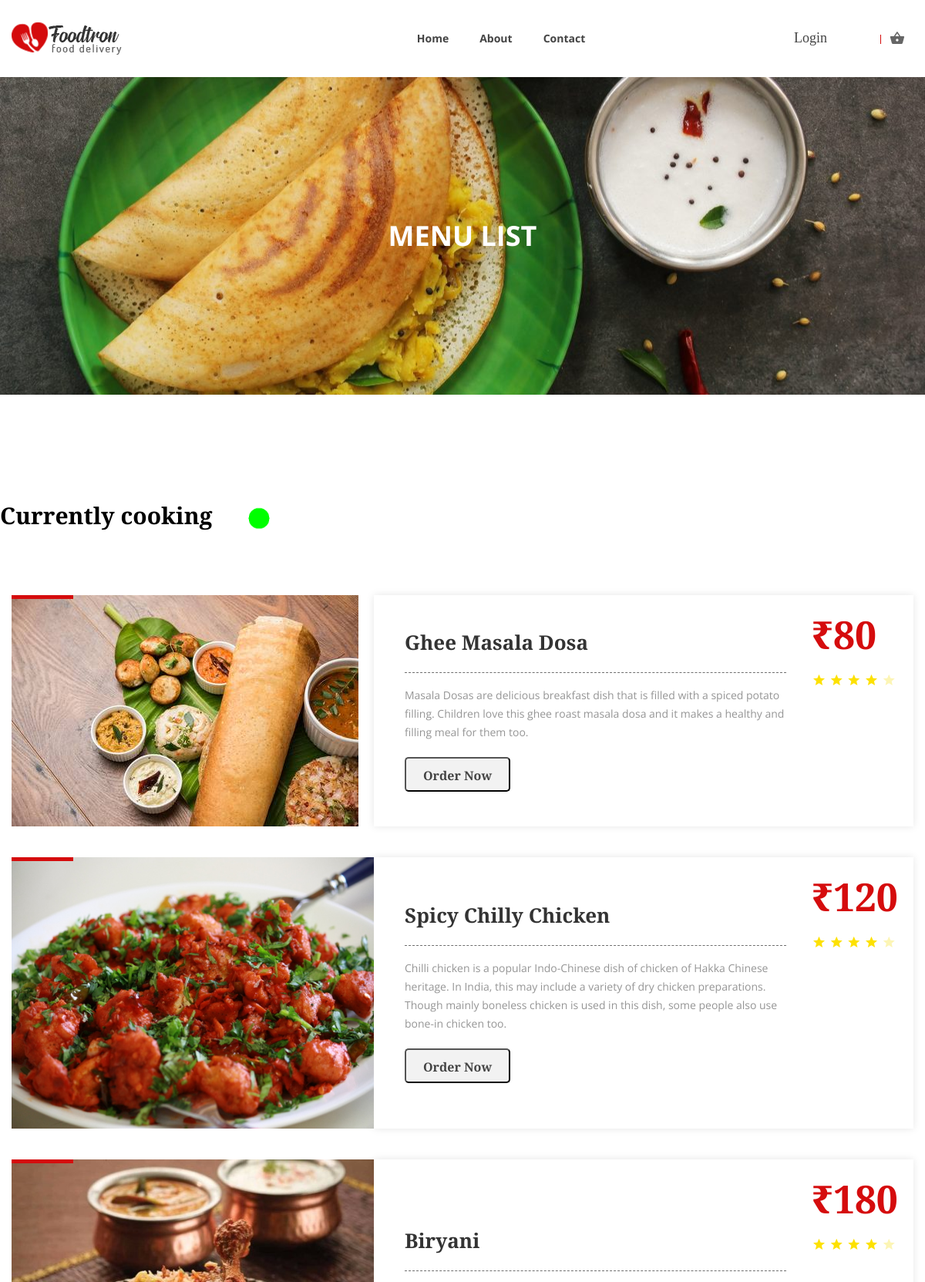
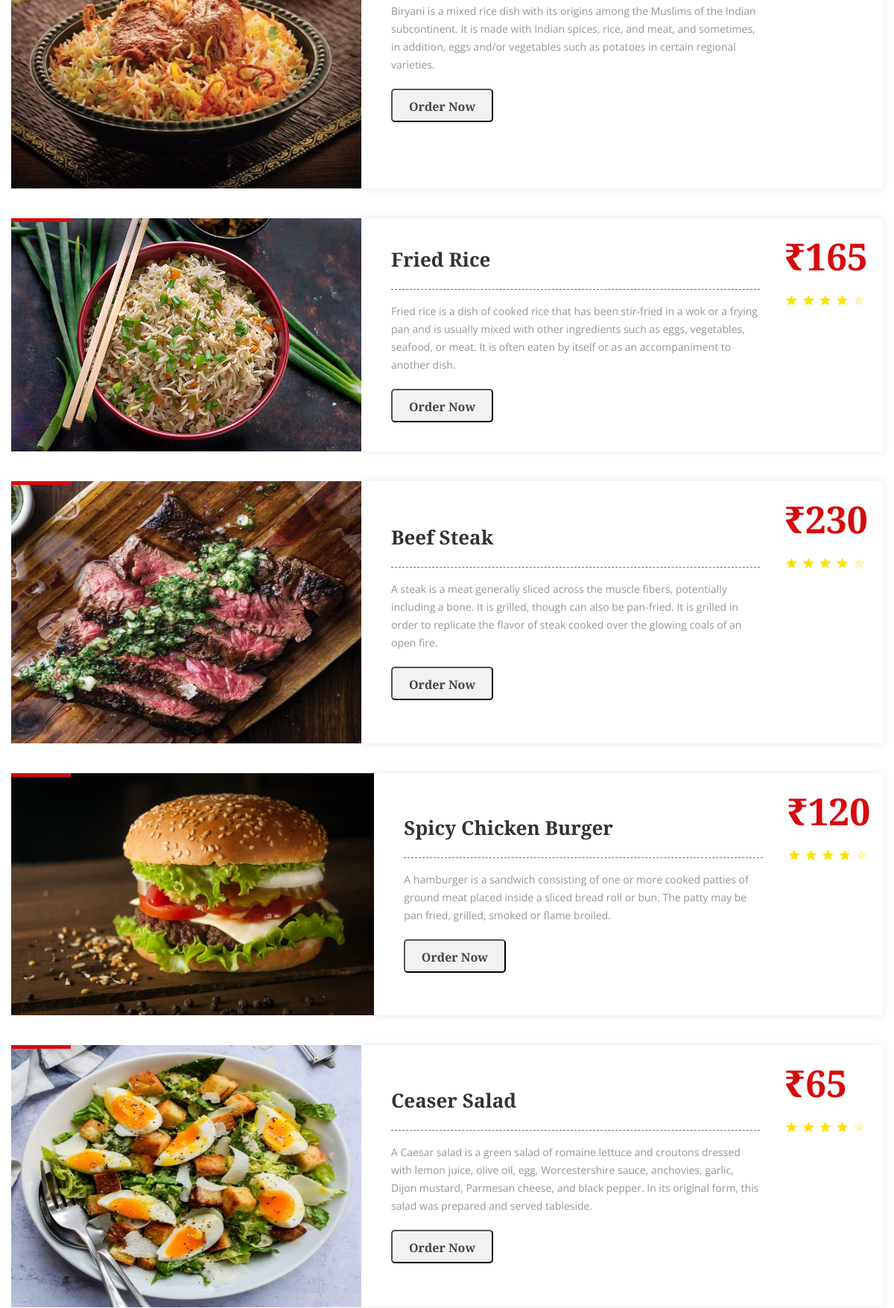
Page /menu-list.php (upper part) on the committed database (2 pictures, top to bottom).
### tables this page shows
CREATE TABLE `items` (
  `id` int(11) NOT NULL,
  `name` varchar(20) NOT NULL,
  `price` int(11) NOT NULL
);

### menu-list.php (the view, shortened to what the rows shown need)
<?php
require('php/connection.php');
$query = 'select name,price from items';
$result = mysqli_query($conn,$query);
$row = mysqli_fetch_array($result, MYSQLI_ASSOC);
?>
<!doctype html>
<html class="no-js" lang="zxx">
<head>
	<link rel="stylesheet" href="css/bootstrap.min.css">
	<link rel="stylesheet" href="css/plugins.css">
	<link rel="stylesheet" href="style.css">
   <link rel="stylesheet" href="css/custom.css">
   <link rel="stylesheet" href="cstyle.css">
</head>
<body>
	<div class="wrapper" id="wrapper">
        <div class="">
            <div class="ht__bradcaump__wrap d-flex align-items-center inkimg">
                <div class="container">
                    <div class="row">
                        <div class="col-lg-12 col-md-12 col-sm-12">
                            <div class="bradcaump__inner text-center">
                                <h2 class="bradcaump-title" style="color: white;">menu List</h2>
                            </div>
                        </div>
                    </div>
                </div>
            </div>
        </div>
        <section class="food__menu__grid__area section-padding--lg">
            <div class="container">
                <div class="row">
                    <div class="">
                        <h2 style="color: black;">Currently cooking<img src="images/icons/online.gif" height="60" width="120"></h2>
                    </div>
                </div>
                <div class="row mt--30">
                    <div class="col-lg-12">
                        <div class="fd__tab__content tab-content" id="nav-tabContent">
                            <div class="food__list__tab__content tab-pane fade show active" id="nav-all" role="tabpanel">
                                <div class="single__food__list d-flex wow fadeInUp">
                                    <div class="food__list__inner d-flex align-items-center justify-content-between">
                                        <div class="food__list__details">
                                        <h2><?php
                                        echo $row['name'];
                                        ?></h2>
                                            <p>Masala Dosas are delicious breakfast dish that is filled with a spiced potato filling. Children love this ghee roast masala dosa and it makes a healthy and filling meal for them too.</p>
                                            <div class="list__btn">
                                               <form action="php/acart.php" method="post">
                                            </form>
                                            </div>
                                        </div>
                                        <div class="food__rating">
                                            <div class="list__food__prize">
                                                <span>₹<?php
                                        echo $row['price'];
                                        ?></span>
                                            </div>
                                        </div>
                                    </div>
                                </div>
                                <?php
                                $query = 'select name,price from items where id = 101';
                                $result = mysqli_query($conn,$query);
                                $row = mysqli_fetch_array($result, MYSQLI_ASSOC);
                                ?>
                                <div class="single__food__list d-flex wow fadeInUp">
                                    <div class="food__list__inner d-flex align-items-center justify-content-between">
                                        <div class="food__list__details">
                                            <h2><?php
                                        echo $row['name'];
                                        ?></a></h2>
                                            <p>Chilli chicken is a popular Indo-Chinese dish of chicken of Hakka Chinese heritage. In India, this may include a variety of dry chicken preparations. Though mainly boneless chicken is used in this dish, some people also use bone-in chicken too.</p>
                                            <div class="list__btn">
                                            <form action="php/acart.php" method="post">
                                            </form>
                                            </div>
                                        </div>
                                        <div class="food__rating">
                                            <div class="list__food__prize">
                                                <span>₹<?php
                                                echo $row['price'];
                                                ?></span>
                                            </div>
                                        </div>
                                    </div>
                                </div>
                                <?php
                                $query = 'select name,price from items where id = 102';
                                $result = mysqli_query($conn,$query);
                                $row = mysqli_fetch_array($result, MYSQLI_ASSOC);
                                ?>
                                <div class="single__food__list d-flex wow fadeInUp">
                                    <div class="food__list__inner d-flex align-items-center justify-content-between">
                                        <div class="food__list__details">
                                            <h2><?php
                                        echo $row['name'];
                                        ?></h2>
                                            <p>Biryani is a mixed rice dish with its origins among the Muslims of the Indian subcontinent. It is made with Indian spices, rice, and meat, and sometimes, in addition, eggs and/or vegetables such as potatoes in certain regional varieties.</p>
                                            <div class="list__btn">
                                            <form action="php/acart.php" method="post">
                                            </form>
                                            </div>
                                        </div>
                                        <div class="food__rating">
                                            <div class="list__food__prize">
                                                <span>₹<?php
                                        echo $row['price'];
                                        ?></span>
                                            </div>
                                        </div>
                                    </div>
                                </div>
                                <?php
                                $query = 'select name,price from items where id = 103';
                                $result = mysqli_query($conn,$query);
                                $row = mysqli_fetch_array($result, MYSQLI_ASSOC);
                                ?>
                                <div class="single__food__list d-flex wow fadeInUp">
                                    <div class="food__list__inner d-flex align-items-center justify-content-between">
                                        <div class="food__list__details">
                                            <h2><?php
                                        echo $row['name'];
                                        ?></h2>
                                            <p>Fried rice is a dish of cooked rice that has been stir-fried in a wok or a frying pan and is usually mixed with other ingredients such as eggs, vegetables, seafood, or meat. It is often eaten by itself or as an accompaniment to another dish.</p>
                                            <div class="list__btn">
                                            <form action="php/acart.php" method="post">
                                            </form>
                                            </div>
                                        </div>
                                        <div class="food__rating">
                                            <div class="list__food__prize">
                                                <span>₹<?php
                                        echo $row['price'];
                                        ?></span>
                                            </div>
                                        </div>
                                    </div>
                                </div>
                                <?php
                                $query = 'select name,price from items where id = 104';
                                $result = mysqli_query($conn,$query);
                                $row = mysqli_fetch_array($result, MYSQLI_ASSOC);
                                ?>
                                <div class="single__food__list d-flex wow fadeInUp">
                                    <div class="food__list__inner d-flex align-items-center justify-content-between">
                                        <div class="food__list__details">
                                            <h2><?php echo $row['name'];?></h2>
                                            <p>A steak is a meat generally sliced across the muscle fibers, potentially including a bone. It is grilled, though can also be pan-fried. It is grilled in order to replicate the flavor of steak cooked over the glowing coals of an open fire.</p>
                                            <div class="list__btn">
                                            <form action="php/acart.php" method="post">
                                            </form>
                                            </div>
                                        </div>
                                        <div class="food__rating">
                                            <div class="list__food__prize">
                                                <span>₹<?php echo $row['price'];?></span>
                                            </div>
                                        </div>
                                    </div>
                                </div>
                                <?php
                                $query = 'select name,price from items where id = 105';
                                $result = mysqli_query($conn,$query);
                                $row = mysqli_fetch_array($result, MYSQLI_ASSOC);
                                ?>
                                <div class="single__food__list d-flex wow fadeInUp">
                                    <div class="food__list__inner d-flex align-items-center justify-content-between">
                                        <div class="food__list__details">
                                            <h2><?php echo $row['name']; ?></h2>
                                            <p>A hamburger is a sandwich consisting of one or more cooked patties of ground meat placed inside a sliced bread roll or bun. The patty may be pan fried, grilled, smoked or flame broiled.</p>
                                            <div class="list__btn">
                                            <form action="php/acart.php" method="post">
                                            </form>
                                            </div>
                                        </div>
                                        <div class="food__rating">
                                            <div class="list__food__prize">
                                                <span>₹<?php echo $row['price']; ?></span>
                                            </div>
                                        </div>
                                    </div>
                                </div>
                                <?php
                                $query = 'select name,price from items where id = 106';
                                $result = mysqli_query($conn,$query);
                                $row = mysqli_fetch_array($result, MYSQLI_ASSOC);
                                ?>
                                <div class="single__food__list d-flex wow fadeInUp">
                                    <div class="food__list__inner d-flex align-items-center justify-content-between">
                                        <div class="food__list__details">
                                            <h2><?php echo $row['name']; ?></h2>
                                            <p>A Caesar salad is a green salad of romaine lettuce and croutons dressed with lemon juice, olive oil, egg, Worcestershire sauce, anchovies, garlic, Dijon mustard, Parmesan cheese, and black pepper. In its original form, this salad was prepared and served tableside.</p>
                                            <div class="list__btn">
                                            <form action="php/acart.php" method="post">
                                            </form>
                                            </div>
                                        </div>
                                        <div class="food__rating">
                                            <div class="list__food__prize">
                                                <span>₹<?php echo $row['price']; ?></span>
                                            </div>
                                        </div>
                                    </div>
                                </div>
                            </div>
                        </div>
                    </div>
                </div>
            </div>
        </section>
	</div>
</body>
</html>

### rows in the picture
items: name "Ghee Masala Dosa", price "80"
items: name "Spicy Chilly Chicken", price "120"
items: name "Biryani", price "180"
items: name "Fried Rice", price "165"
items: name "Beef Steak", price "230"
items: name "Spicy Chicken Burger", price "120"
items: name "Ceaser Salad", price "65"
